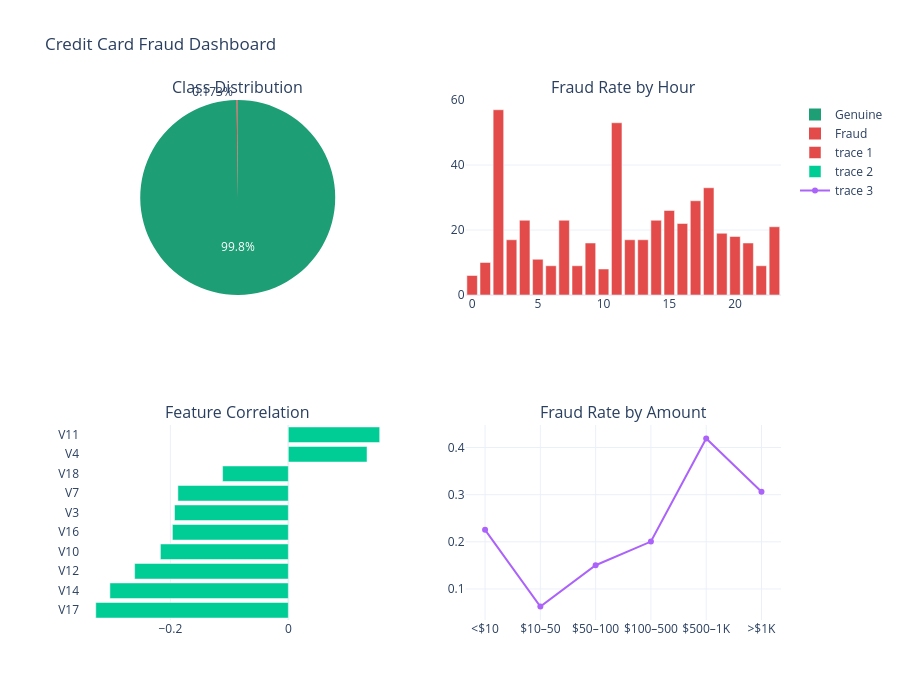

Source (notebook cell):
### Code cell
# ================================================================
#  CodeAlpha — Task 3: Data Visualization
#  Credit Card Fraud Detection Analysis
# ================================================================

import pandas as pd
import numpy as np
import matplotlib.pyplot as plt
import seaborn as sns
import plotly.graph_objects as go
from plotly.subplots import make_subplots
import warnings
import os

# ================================================================
# SETTINGS
# ================================================================

warnings.filterwarnings('ignore')

# Create images folder
os.makedirs('../images', exist_ok=True)

# Theme
sns.set_theme(style='whitegrid', font_scale=1.1)

# Better figure size
plt.rcParams['figure.figsize'] = (10, 6)

# Colors
C_FRAUD   = '#E24B4A'
C_GENUINE = '#1D9E75'
C_NEUTRAL = '#378ADD'

# ================================================================
# LOAD DATASET
# ================================================================

df = pd.read_csv('../data/creditcard.csv')

print("✅ Dataset Loaded Successfully")
print(df.head())

# ================================================================
# FEATURE ENGINEERING
# ================================================================

df['Hour'] = (df['Time'] / 3600 % 24).astype(int)

df['Amount_Bin'] = pd.cut(
    df['Amount'],
    bins=[0, 10, 50, 100, 500, 1000, 25000],
    labels=['<$10', '$10–50', '$50–100',
            '$100–500', '$500–1K', '>$1K']
)

df['Label'] = df['Class'].map({
    0: 'Genuine',
    1: 'Fraud'
})

fraud   = df[df['Class'] == 1]
genuine = df[df['Class'] == 0]

# ================================================================
# CORRELATION PREPARATION
# ================================================================

feature_cols = [c for c in df.columns if c.startswith('V')]

correlations = df[
    feature_cols + ['Amount', 'Class']
].corr()['Class'].drop('Class')

top10 = correlations.abs().nlargest(10).index.tolist()

print("✅ Data preprocessing completed")

# ================================================================
# CHART 4 — FEATURE CORRELATION HEATMAP
# ================================================================

fig, axes = plt.subplots(1, 2, figsize=(16, 6))

fig.suptitle(
    'Feature Correlation with Fraud',
    fontsize=15,
    fontweight='bold'
)

# Heatmap
corr_matrix = df[top10 + ['Class']].corr()

sns.heatmap(
    corr_matrix,
    ax=axes[0],
    annot=True,
    fmt='.2f',
    cmap='RdYlGn',
    linewidths=0.5,
    vmin=-1,
    vmax=1
)

axes[0].set_title('Top Feature Correlations')
axes[0].tick_params(axis='x', rotation=45)

# Barplot
corr_vals = correlations[top10].sort_values()

bar_colors = [
    C_FRAUD if v > 0 else C_GENUINE
    for v in corr_vals.values
]

axes[1].barh(
    corr_vals.index,
    corr_vals.values,
    color=bar_colors
)

axes[1].axvline(
    0,
    color='gray',
    linestyle='--'
)

axes[1].set_title('Correlation Strength')
axes[1].set_xlabel('Correlation Value')

plt.tight_layout()

plt.savefig(
    '../images/04_feature_correlation.png',
    dpi=150,
    bbox_inches='tight'
)

plt.show()

print("✅ Chart 4 Saved")

# ================================================================
# CHART 5 — FEATURE DISTRIBUTION KDE
# ================================================================

top_pos = correlations.nlargest(3).index.tolist()
top_neg = correlations.nsmallest(3).index.tolist()

top6 = top_neg + top_pos

fig, axes = plt.subplots(2, 3, figsize=(16, 9))

fig.suptitle(
    'Fraud vs Genuine Feature Distribution',
    fontsize=15,
    fontweight='bold'
)

axes = axes.flatten()

for i, feat in enumerate(top6):

    lo = df[feat].quantile(0.01)
    hi = df[feat].quantile(0.99)

    genuine[feat].clip(lo, hi).plot.kde(
        ax=axes[i],
        color=C_GENUINE,
        linewidth=2,
        label='Genuine'
    )

    fraud[feat].clip(lo, hi).plot.kde(
        ax=axes[i],
        color=C_FRAUD,
        linewidth=2,
        linestyle='--',
        label='Fraud'
    )

    axes[i].set_title(feat)
    axes[i].legend()

plt.tight_layout()

plt.savefig(
    '../images/05_feature_distributions.png',
    dpi=150,
    bbox_inches='tight'
)

plt.show()

print("✅ Chart 5 Saved")

# ================================================================
# CHART 6 — FRAUD AMOUNT ANALYSIS
# ================================================================

fig, axes = plt.subplots(1, 2, figsize=(14, 5))

fig.suptitle(
    'Fraud Amount Analysis',
    fontsize=15,
    fontweight='bold'
)

# Histogram
axes[0].hist(
    fraud['Amount'],
    bins=50,
    color=C_FRAUD,
    edgecolor='white'
)

axes[0].axvline(
    fraud['Amount'].mean(),
    color='black',
    linestyle='--',
    label=f"Mean: ${fraud['Amount'].mean():.2f}"
)

axes[0].legend()

axes[0].set_title('Fraud Amount Histogram')
axes[0].set_xlabel('Transaction Amount')

# Stacked bar chart
bin_counts = df.groupby(
    ['Amount_Bin', 'Label'],
    observed=True
).size().unstack(fill_value=0)

bin_pct = (
    bin_counts.div(
        bin_counts.sum(axis=1),
        axis=0
    ) * 100
)

bin_pct.plot(
    kind='bar',
    stacked=True,
    ax=axes[1],
    color=[C_GENUINE, C_FRAUD]
)

axes[1].set_title('Fraud Share by Amount Range')
axes[1].set_ylabel('Percentage')

plt.tight_layout()

plt.savefig(
    '../images/06_fraud_amount_breakdown.png',
    dpi=150,
    bbox_inches='tight'
)

plt.show()

print("✅ Chart 6 Saved")

# ================================================================
# CHART 7 — FRAUD RATE BY AMOUNT
# ================================================================

fig, axes = plt.subplots(1, 2, figsize=(14, 5))

fig.suptitle(
    'Fraud Rate by Amount Range',
    fontsize=15,
    fontweight='bold'
)

fraud_rate_bin = (
    df.groupby(
        'Amount_Bin',
        observed=True
    )['Class'].mean() * 100
).reset_index()

fraud_rate_bin.columns = [
    'Amount_Bin',
    'Fraud_Rate'
]

# Line chart
axes[0].plot(
    fraud_rate_bin['Amount_Bin'].astype(str),
    fraud_rate_bin['Fraud_Rate'],
    marker='o',
    color=C_FRAUD,
    linewidth=2
)

axes[0].set_title('Fraud Rate (%)')
axes[0].set_ylabel('Fraud Rate')

# Bar chart
bin_total = df.groupby(
    'Amount_Bin',
    observed=True
).size().reset_index()

bin_total.columns = [
    'Amount_Bin',
    'Count'
]

axes[1].bar(
    bin_total['Amount_Bin'].astype(str),
    bin_total['Count'],
    color=C_NEUTRAL
)

axes[1].set_title('Total Transactions')

plt.tight_layout()

plt.savefig(
    '../images/07_fraud_rate_by_amount.png',
    dpi=150,
    bbox_inches='tight'
)

plt.show()

print("✅ Chart 7 Saved")

# ================================================================
# CHART 8 — SCATTER + VIOLIN PLOT
# ================================================================

fig, axes = plt.subplots(1, 2, figsize=(14, 5))

fig.suptitle(
    'Fraud vs Genuine Separation',
    fontsize=15,
    fontweight='bold'
)

sample_gen = genuine.sample(
    2000,
    random_state=42
)

sample_fraud = fraud.copy()

feat_x = correlations.nsmallest(1).index[0]
feat_y = correlations.nlargest(1).index[0]

# Scatter plot
axes[0].scatter(
    sample_gen[feat_x],
    sample_gen[feat_y],
    c=C_GENUINE,
    alpha=0.5,
    s=20,
    label='Genuine'
)

axes[0].scatter(
    sample_fraud[feat_x],
    sample_fraud[feat_y],
    c=C_FRAUD,
    alpha=0.7,
    s=50,
    label='Fraud'
)

axes[0].legend()

axes[0].set_title(
    f'{feat_x} vs {feat_y}'
)

# Violin plot
best_feat = correlations.abs().idxmax()

plot_df = pd.concat([
    sample_gen[[best_feat, 'Label']],
    sample_fraud[[best_feat, 'Label']]
])

sns.violinplot(
    data=plot_df,
    x='Label',
    y=best_feat,
    palette={
        'Genuine': C_GENUINE,
        'Fraud': C_FRAUD
    },
    ax=axes[1]
)

axes[1].set_title(
    f'{best_feat} Distribution'
)

plt.tight_layout()

plt.savefig(
    '../images/08_scatter_separation.png',
    dpi=150,
    bbox_inches='tight'
)

plt.show()

print("✅ Chart 8 Saved")

# ================================================================
# CHART 9 — INTERACTIVE DASHBOARD
# ================================================================

print("Building Interactive Dashboard...")

fig_dash = make_subplots(
    rows=2,
    cols=2,
    subplot_titles=(
        'Class Distribution',
        'Fraud Rate by Hour',
        'Feature Correlation',
        'Fraud Rate by Amount'
    ),
    specs=[
        [{'type': 'pie'}, {'type': 'bar'}],
        [{'type': 'bar'}, {'type': 'scatter'}]
    ]
)

# Pie chart
counts = df['Class'].value_counts()

fig_dash.add_trace(
    go.Pie(
        labels=['Genuine', 'Fraud'],
        values=counts.values,
        marker_colors=[C_GENUINE, C_FRAUD]
    ),
    row=1,
    col=1
)

# Fraud by hour
fraud_by_hour = fraud.groupby('Hour').size()

fig_dash.add_trace(
    go.Bar(
        x=fraud_by_hour.index,
        y=fraud_by_hour.values,
        marker_color=C_FRAUD
    ),
    row=1,
    col=2
)

# Correlation bar
corr_top = correlations[top10].sort_values()

fig_dash.add_trace(
    go.Bar(
        x=corr_top.values,
        y=corr_top.index,
        orientation='h'
    ),
    row=2,
    col=1
)

# Fraud rate line
fig_dash.add_trace(
    go.Scatter(
        x=fraud_rate_bin['Amount_Bin'].astype(str),
        y=fraud_rate_bin['Fraud_Rate'],
        mode='lines+markers'
    ),
    row=2,
    col=2
)

fig_dash.update_layout(
    title='Credit Card Fraud Dashboard',
    height=700,
    template='plotly_white'
)

fig_dash.write_html(
    '../images/09_interactive_dashboard.html'
)

fig_dash.show()

print("✅ Dashboard Saved")

# ================================================================
# SUMMARY
# ================================================================

print("\n" + "=" * 60)

print("CREDIT CARD FRAUD ANALYSIS SUMMARY")

print("=" * 60)

print(f"Total Transactions : {len(df):,}")

print(f"Genuine Transactions : {len(genuine):,}")

print(f"Fraud Transactions : {len(fraud):,}")

print(f"Fraud Percentage : {(len(fraud)/len(df))*100:.4f}%")

print(f"Average Fraud Amount : ${fraud['Amount'].mean():.2f}")

print(f"Peak Fraud Hour : {fraud.groupby('Hour').size().idxmax()}:00")

print(f"Top Fraud Feature : {correlations.abs().idxmax()}")

print("\n✅ All charts saved inside ../images/")

print("=" * 60)

### Figure 1 — Plotly figure (JSON) as saved in the notebook; plotly's stock layout.template omitted (floating-point values rounded to 4 significant figures)
{"data": [{"domain": {"x": [0, 0.45], "y": [0.625, 1]}, "labels": ["Genuine", "Fraud"], "marker": {"colors": ["#1D9E75", "#E24B4A"]}, "type": "pie", "values": [284315, 492]}, {"marker": {"color": "#E24B4A"}, "type": "bar", "x": [0, 1, 2, 3, 4, 5, 6, 7, 8, 9, 10, 11, 12, 13, 14, 15, 16, 17, 18, 19, 20, 21, 22, 23], "xaxis": "x", "y": [6, 10, 57, 17, 23, 11, 9, 23, 9, 16, 8, 53, 17, 17, 23, 26, 22, 29, 33, 19, 18, 16, 9, 21], "yaxis": "y"}, {"orientation": "h", "type": "bar", "x": [-0.3265, -0.3025, -0.2606, -0.2169, -0.1965, -0.193, -0.1873, -0.1115, 0.1334, 0.1549], "xaxis": "x2", "y": ["V17", "V14", "V12", "V10", "V16", "V3", "V7", "V18", "V4", "V11"], "yaxis": "y2"}, {"mode": "lines+markers", "type": "scatter", "x": ["<$10", "$10–50", "$50–100", "$100–500", "$500–1K", ">$1K"], "xaxis": "x3", "y": [0.2255, 0.06279, 0.1503, 0.2006, 0.4192, 0.3062], "yaxis": "y3"}], "layout": {"annotations": [{"font": {"size": 16}, "showarrow": false, "text": "Class Distribution", "x": 0.225, "xanchor": "center", "xref": "paper", "y": 1, "yanchor": "bottom", "yref": "paper"}, {"font": {"size": 16}, "showarrow": false, "text": "Fraud Rate by Hour", "x": 0.775, "xanchor": "center", "xref": "paper", "y": 1, "yanchor": "bottom", "yref": "paper"}, {"font": {"size": 16}, "showarrow": false, "text": "Feature Correlation", "x": 0.225, "xanchor": "center", "xref": "paper", "y": 0.375, "yanchor": "bottom", "yref": "paper"}, {"font": {"size": 16}, "showarrow": false, "text": "Fraud Rate by Amount", "x": 0.775, "xanchor": "center", "xref": "paper", "y": 0.375, "yanchor": "bottom", "yref": "paper"}], "height": 700, "title": {"text": "Credit Card Fraud Dashboard"}, "xaxis": {"anchor": "y", "domain": [0.55, 1]}, "xaxis2": {"anchor": "y2", "domain": [0, 0.45]}, "xaxis3": {"anchor": "y3", "domain": [0.55, 1]}, "yaxis": {"anchor": "x", "domain": [0.625, 1]}, "yaxis2": {"anchor": "x2", "domain": [0, 0.375]}, "yaxis3": {"anchor": "x3", "domain": [0, 0.375]}}}
